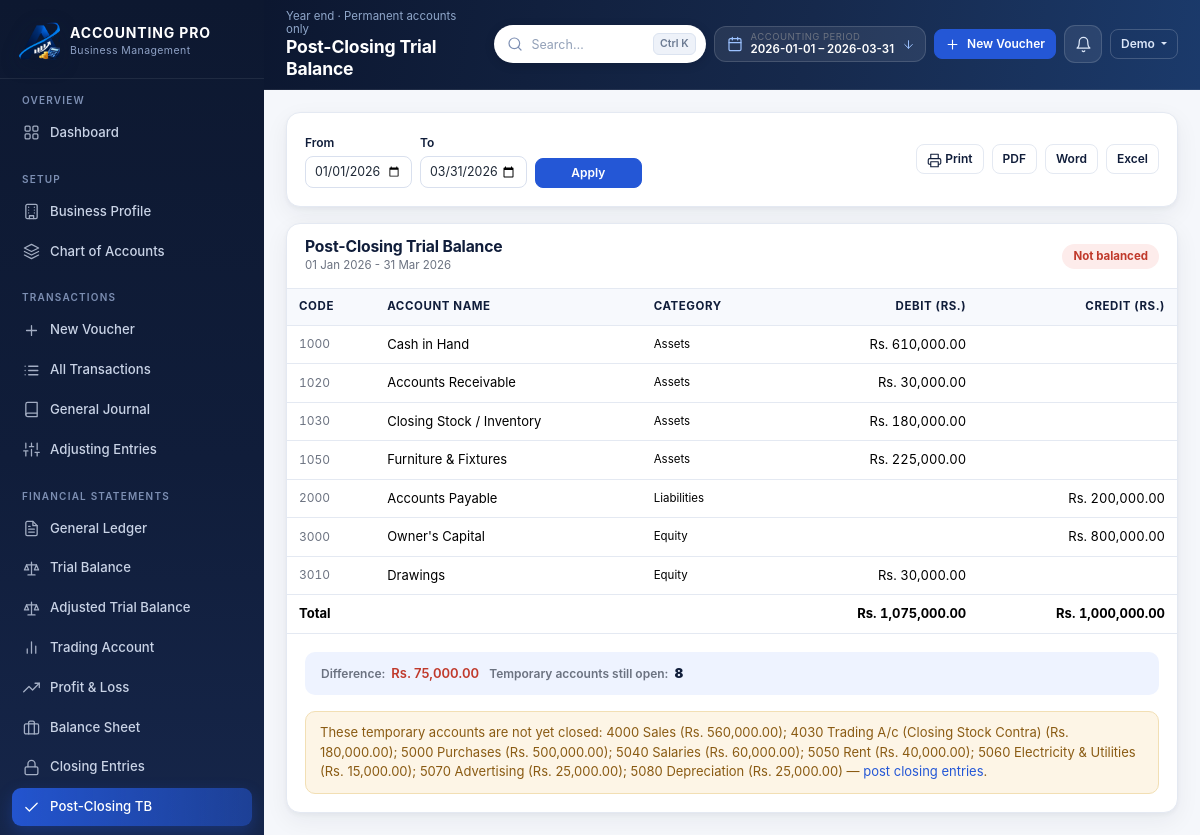
The app's page /post-closing-trial-balance (signed in) with its own data.
### models.py (models this page shows, shortened)
class AccountingPeriod(db.Model):
    __tablename__ = "accounting_periods"
    __table_args__ = (UniqueConstraint("business_id", "label", name="uq_period_label"),)
    id = db.Column(Integer, primary_key=True)
    business_id = db.Column(Integer, ForeignKey("businesses.id", ondelete="CASCADE"),
                            nullable=False, index=True)
    label = db.Column(String(120), nullable=False)
    kind = db.Column(String(20), default="Yearly", nullable=False)
    start_date = db.Column(Date, nullable=False)
    end_date = db.Column(Date, nullable=False)
    is_active = db.Column(Boolean, default=True, nullable=False)
    is_closed = db.Column(Boolean, default=False, nullable=False)
    created_at = db.Column(DateTime, default=datetime.utcnow, nullable=False)
    business = relationship("Business", back_populates="periods")

class User(db.Model):
    __tablename__ = "users"
    id = db.Column(Integer, primary_key=True)
    name = db.Column(String(120), nullable=False)
    email = db.Column(String(190), nullable=False, unique=True, index=True)
    password_hash = db.Column(String(255), nullable=False)
    is_active = db.Column(Boolean, default=True, nullable=False)
    reset_token = db.Column(String(120), index=True)
    reset_expires = db.Column(DateTime)
    last_login = db.Column(DateTime)
    created_at = db.Column(DateTime, default=datetime.utcnow, nullable=False)
    businesses = relationship("Business", back_populates="user",
                              cascade="all, delete-orphan")
    settings = relationship("UserSettings", back_populates="user", uselist=False,
                            cascade="all, delete-orphan")

class Account(db.Model):
    __tablename__ = "accounts"
    __table_args__ = (
        UniqueConstraint("business_id", "code", name="uq_account_code"),
        Index("ix_account_business_cat", "business_id", "category"),
    )
    id = db.Column(Integer, primary_key=True)
    business_id = db.Column(Integer, ForeignKey("businesses.id", ondelete="CASCADE"),
                            nullable=False, index=True)
    code = db.Column(String(20), nullable=False)
    name = db.Column(String(150), nullable=False)
    category = db.Column(String(30), nullable=False)
    subcategory = db.Column(String(40), nullable=False)
    normal_balance = db.Column(String(10), nullable=False, default="Debit")
    opening_debit = db.Column(Money, default=ZERO, nullable=False)
    opening_credit = db.Column(Money, default=ZERO, nullable=False)
    description = db.Column(Text)
    is_active = db.Column(Boolean, default=True, nullable=False)
    created_at = db.Column(DateTime, default=datetime.utcnow, nullable=False)
    business = relationship("Business", back_populates="accounts")
    lines = relationship("JournalLine", back_populates="account")
    @property
    def subcategory_label(self):
        return SUBCATEGORIES.get(self.subcategory, (self.subcategory, self.category))[0]
    @property
    def opening_net(self):
        return money(self.opening_debit) - money(self.opening_credit)

### app.py (the view)
    @app.route("/post-closing-trial-balance")
    @business_required
    def post_closing_tb_page():
        business = get_business()
        start, end = period_range()
        data = post_closing_trial_balance(business.id, start, end)
        return render_template("post_closing_trial_balance.html", data=data)

### accounting/ledger.py (called while the page is built, shortened)
def posted_closing_lines(business_id, start=None, end=None, account_id=None):
    q = ClosingEntry.query.filter_by(business_id=business_id, status="posted")
    if start:
        q = q.filter(ClosingEntry.entry_date >= start)
    if end:
        q = q.filter(ClosingEntry.entry_date <= end)
    rows = []
    return rows

def all_lines(business_id, start=None, end=None, account_id=None,
              include_adjustments=False, include_closing=False):
    rows = posted_journal_lines(business_id, start, end, account_id)
    if include_adjustments:
        rows += posted_adjustment_lines(business_id, start, end, account_id)
    if include_closing:
        rows += posted_closing_lines(business_id, start, end, account_id)
    rows.sort(key=lambda r: (r["date"], r["voucher_no"]))
    return rows

### accounting/trial_balance.py (called while the page is built)
def _row(account, debit, credit):
    return {
        "account_id": account.id,
        "code": account.code,
        "name": account.name,
        "category": account.category,
        "subcategory": account.subcategory,
        "subcategory_label": account.subcategory_label,
        "normal_balance": account.normal_balance,
        "debit": money(debit),
        "credit": money(credit),
    }

def post_closing_trial_balance(business_id, start=None, end=None):
    tb = trial_balance(business_id, start, end, include_adjustments=True,
                       include_closing=True,
                       categories=("Assets", "Liabilities", "Equity"),
                       include_zero=False)
    temp = trial_balance(business_id, start, end, include_adjustments=True,
                         include_closing=True,
                         categories=("Revenue", "Expenses"), include_zero=False)
    tb["unclosed_temporary"] = temp["rows"]
    tb["temporary_total"] = money(sum((r["debit"] for r in temp["rows"]), ZERO)
                                  + sum((r["credit"] for r in temp["rows"]), ZERO))
    return tb

### app.py (called while the page is built, shortened)
def current_user():
    if "user_id" not in session:
        return None
    return db.session.get(User, session["user_id"])

def login_required(view):
    @wraps(view)
    def wrapped(*args, **kwargs):
        if not current_user():
            flash("Please sign in to continue.", "warning")
            return redirect(url_for("login", next=request.path))
        return view(*args, **kwargs)
    return wrapped

def _parse_date(value):
    if not value:
        return None

### templates/post_closing_trial_balance.html (shortened to what this page needs)
{% extends 'base.html' %}
{% from 'partials/icons.html' import icon %}
{% from 'partials/macros.html' import empty_state %}
{% block page_title %}Post-Closing Trial Balance{% endblock %}
{% block crumb %}Year end · Permanent accounts only{% endblock %}
{% block content %}
<div class="card mb-3 no-print">
  <div class="card-body d-flex flex-wrap gap-2 align-items-center">
    <form method="get" class="row g-2 align-items-end">
      <div class="col-6 col-md-4"><label class="form-label">From</label>
        <input type="date" class="form-control form-control-sm" name="start" value="{{ period_start }}"></div>
      <div class="col-6 col-md-4"><label class="form-label">To</label>
        <input type="date" class="form-control form-control-sm" name="end" value="{{ period_end }}"></div>
      <div class="col-12 col-md-4"><button class="btn btn-primary btn-sm w-100">Apply</button></div>
    </form>
    <div class="ms-auto d-flex flex-wrap gap-2">
      <button class="btn btn-sm btn-ghost" type="button" data-print>{{ icon('printer') }} Print</button>
      <a class="btn btn-sm btn-ghost" href="{{ url_for('export_report', fmt='pdf', report_name='post_closing_trial_balance') }}">PDF</a>
      <a class="btn btn-sm btn-ghost" href="{{ url_for('export_report', fmt='word', report_name='post_closing_trial_balance') }}">Word</a>
      <a class="btn btn-sm btn-ghost" href="{{ url_for('export_report', fmt='excel', report_name='post_closing_trial_balance') }}">Excel</a>
    </div>
  </div>
</div>
<div class="card">
  <div class="card-header">
    <div><h3>Post-Closing Trial Balance</h3><div class="hint">{{ period_label }}</div></div>
    <span class="status-pill {{ 'ok' if data.is_balanced else 'bad' }}">
      {{ 'Balanced' if data.is_balanced else 'Not balanced' }}</span>
  </div>
  <div class="table-wrap">
    <table class="table table-stack align-middle">
      <thead><tr><th>Code</th><th>Account Name</th><th>Category</th>
        <th class="text-end">Debit (Rs.)</th><th class="text-end">Credit (Rs.)</th></tr></thead>
      <tbody>
        {% for r in data.rows %}
          <tr>
            <td class="code" data-label="Code">{{ r.code }}</td>
            <td data-label="Account">{{ r.name }}</td>
            <td class="hint" data-label="Category">{{ r.category }}</td>
            <td class="num" data-label="Debit">{{ r.debit|rs if r.debit else '' }}</td>
            <td class="num" data-label="Credit">{{ r.credit|rs if r.credit else '' }}</td>
          </tr>
        {% else %}
          <tr><td colspan="5">
            {{ empty_state('No permanent balances',
               'Close the temporary accounts first, then permanent asset, liability and equity balances appear here.',
               'lock', url_for('closing_entries_page'), 'Closing entries') }}
          </td></tr>
        {% endfor %}
      </tbody>
      <tfoot><tr class="row-total"><td colspan="3">Total</td>
        <td class="num">{{ data.total_debit|rs }}</td>
        <td class="num">{{ data.total_credit|rs }}</td></tr></tfoot>
    </table>
  </div>
  <div class="card-body">
    <div class="totals-strip">
      <div class="item"><span>Difference:</span>
        <strong class="{{ 'amount-pos' if data.difference == 0 else 'amount-neg' }}">{{ data.difference|rs }}</strong></div>
      <div class="item"><span>Temporary accounts still open:</span>
        <strong>{{ data.unclosed_temporary|length }}</strong></div>
    </div>
    {% if data.unclosed_temporary %}
      <div class="alert alert-warning mt-3 mb-0">
        These temporary accounts are not yet closed:
        {% for r in data.unclosed_temporary %}
          {{ r.code }} {{ r.name }} ({{ r.debit|rs if r.debit else r.credit|rs }}){{ '; ' if not loop.last }}
        {% endfor %}
        — <a href="{{ url_for('closing_entries_page') }}">post closing entries</a>.
      </div>
    {% endif %}
  </div>
</div>
{% endblock %}

### templates/base.html (shortened to what this page needs)
{% from 'partials/icons.html' import icon %}
{% set notif_total = notifications.total if notifications is defined and notifications else 0 %}
{% set notif_items = notifications['items'] if notifications is defined and notifications else [] %}
<!doctype html>
<html lang="en">
<head>
  <link rel="stylesheet" href="{{ url_for('static', filename='vendor/bootstrap.min.css') }}">
  <link rel="stylesheet" href="{{ url_for('static', filename='css/style.css') }}">
</head>
<body>
{% if current_user %}
<div class="app-shell">
  <aside class="sidebar" id="sidebar">
    <div class="sidebar-brand">
      <img class="brand-mark brand-mark-logo" src="{{ url_for('static', filename='images/brand/logo-mark.png') }}" alt="ACCOUNTING PRO">
      <div class="brand-text">
        <strong>ACCOUNTING PRO</strong>
        <span>Business Management</span>
      </div>
    </div>
    {% set ep = request.endpoint %}
    <nav class="pb-3">
      <div class="nav-section">
        <div class="nav-section-title">Overview</div>
        <a class="nav-link {{ 'active' if ep == 'dashboard' }}" href="{{ url_for('dashboard') }}">{{ icon('grid') }} Dashboard</a>
      </div>
      <div class="nav-section">
        <div class="nav-section-title">Setup</div>
        <a class="nav-link {{ 'active' if ep in ['business_profile', 'add_period', 'activate_period'] }}" href="{{ url_for('business_profile') }}">{{ icon('building') }} Business Profile</a>
        <a class="nav-link {{ 'active' if ep in ['accounts', 'account_create', 'account_edit'] }}" href="{{ url_for('accounts') }}">{{ icon('layers') }} Chart of Accounts</a>
      </div>
      <div class="nav-section">
        <div class="nav-section-title">Transactions</div>
        <a class="nav-link {{ 'active' if ep == 'transaction_new' }}" href="{{ url_for('transaction_new') }}">{{ icon('plus') }} New Voucher</a>
        <a class="nav-link {{ 'active' if ep in ['transactions', 'transaction_view', 'transaction_edit'] }}" href="{{ url_for('transactions') }}">{{ icon('list') }} All Transactions</a>
        <a class="nav-link {{ 'active' if ep == 'journal' }}" href="{{ url_for('journal') }}">{{ icon('book') }} General Journal</a>
        <a class="nav-link {{ 'active' if ep in ['adjustments', 'adjustment_new'] }}" href="{{ url_for('adjustments') }}">{{ icon('sliders') }} Adjusting Entries</a>
      </div>
      <div class="nav-section">
        <div class="nav-section-title">Financial Statements</div>
        <a class="nav-link {{ 'active' if ep == 'ledger' }}" href="{{ url_for('ledger') }}">{{ icon('file-text') }} General Ledger</a>
        <a class="nav-link {{ 'active' if ep in ['trial_balance_page', 'trial_balance_manual'] }}" href="{{ url_for('trial_balance_page') }}">{{ icon('scale') }} Trial Balance</a>
        <a class="nav-link {{ 'active' if ep == 'adjusted_trial_balance_page' }}" href="{{ url_for('adjusted_trial_balance_page') }}">{{ icon('scale') }} Adjusted Trial Balance</a>
        <a class="nav-link {{ 'active' if ep == 'trading_account_page' }}" href="{{ url_for('trading_account_page') }}">{{ icon('chart') }} Trading Account</a>
        <a class="nav-link {{ 'active' if ep == 'profit_loss_page' }}" href="{{ url_for('profit_loss_page') }}">{{ icon('trending') }} Profit &amp; Loss</a>
        <a class="nav-link {{ 'active' if ep == 'balance_sheet_page' }}" href="{{ url_for('balance_sheet_page') }}">{{ icon('briefcase') }} Balance Sheet</a>
        <a class="nav-link {{ 'active' if ep == 'closing_entries_page' }}" href="{{ url_for('closing_entries_page') }}">{{ icon('lock') }} Closing Entries</a>
        <a class="nav-link {{ 'active' if ep == 'post_closing_tb_page' }}" href="{{ url_for('post_closing_tb_page') }}">{{ icon('check') }} Post-Closing TB</a>
        <a class="nav-link {{ 'active' if ep == 'cash_flow_page' }}" href="{{ url_for('cash_flow_page') }}">{{ icon('activity') }} Cash Flow</a>
      </div>
    </nav>
  </aside>
  <div class="main-wrap">
    <header class="topbar">
      <div class="page-heading">
        <div class="crumb">{% block crumb %}Dashboard{% endblock %}</div>
        <h1>{% block page_title %}Dashboard{% endblock %}</h1>
      </div>
      <div class="topbar-actions">
        <div class="topbar-search">
          <form method="get" action="{{ url_for('search') }}" role="search">
            <span class="search-ico">{{ icon('search') }}</span>
            <input type="search" name="q" id="globalSearch" autocomplete="off"
                   value="{{ request.args.get('q', '') if request.endpoint == 'search' else '' }}"
                   placeholder="Search&hellip;" aria-label="Global search"
                   title="Search accounts, vouchers and products (Ctrl+K)">
            <span class="kbd-hint">Ctrl K</span>
          </form>
        </div>
        <div class="dropdown fy-pill-wrap d-none d-xl-flex">
          <button class="fy-pill" type="button" data-bs-toggle="dropdown" aria-label="Accounting period">
            <span class="fy-ico">{{ icon('calendar') }}</span>
            <span class="fy-meta">
              <small>Accounting period</small>
              <span class="fy-range">{{ period_start }} &ndash; {{ period_end }}</span>
            </span>
            <span class="fy-caret">{{ icon('arrow-down') }}</span>
          </button>
        </div>
        <a class="btn btn-sm btn-primary btn-icon d-none d-md-inline-flex"
           href="{{ url_for('transaction_new') }}">{{ icon('plus') }} New Voucher</a>
        <div class="dropdown bell-wrap">
          <button class="bell-btn" type="button" data-bs-toggle="dropdown"
                  aria-label="Notifications{% if notif_total %} ({{ notif_total }} pending){% endif %}">
          </button>
        </div>
        <div class="dropdown">
          <button class="btn btn-sm btn-ghost dropdown-toggle" type="button" data-bs-toggle="dropdown">
            {{ current_user.name.split(' ')[0] }}
          </button>
        </div>
      </div>
    </header>
    <main class="content">
      <div class="content-inner">
        {% block content %}{% endblock %}
      </div>
    </main>
  </div>
</div>
{% else %}
  {% block auth %}{% endblock %}
{% endif %}
</body>
</html>

### records on screen
AccountingPeriod: start_date "2026-01-01", end_date "2026-03-31", start "01/01/2026", end "03/31/2026"
User: name "Demo"
Account: code "1000", name "Cash in Hand", category "Assets", debit|rs "Rs. 610,000.00"
Account: code "1020", name "Accounts Receivable", category "Assets", debit|rs "Rs. 30,000.00"
Account: code "1030", name "Closing Stock / Inventory", category "Assets", debit|rs "Rs. 180,000.00"
Account: code "1050", name "Furniture & Fixtures", category "Assets", debit|rs "Rs. 225,000.00"
Account: code "2000", name "Accounts Payable", category "Liabilities", credit|rs "Rs. 200,000.00"
Account: code "3000", name "Owner's Capital", category "Equity", credit|rs "Rs. 800,000.00"
Account: code "3010", name "Drawings", category "Equity", debit|rs "Rs. 30,000.00"
Account: code "4000", name "Sales", debit|rs "Rs. 560,000.00", last ";"
Account: code "4030", name "Trading A/c (Closing Stock Contra)", debit|rs "Rs. 180,000.00", last ";"
Account: code "5000", name "Purchases", debit|rs "Rs. 500,000.00", last ";"
Account: code "5040", name "Salaries", debit|rs "Rs. 60,000.00", last ";"
Account: code "5050", name "Rent", debit|rs "Rs. 40,000.00", last ";"
Account: code "5060", name "Electricity & Utilities", debit|rs "Rs. 15,000.00", last ";"
Account: code "5070", name "Advertising", debit|rs "Rs. 25,000.00", last ";"
Account: code "5080", name "Depreciation", debit|rs "Rs. 25,000.00"

### other values on screen
{{ period_label }} "01 Jan 2026 - 31 Mar 2026"
{{ 'Balanced' if data.is_balanced else 'Not balanced' }} "Not balanced"
{{ data.total_debit|rs }} "Rs. 1,075,000.00"
{{ data.total_credit|rs }} "Rs. 1,000,000.00"
{{ data.difference|rs }} "Rs. 75,000.00"
{{ data.unclosed_temporary|length }} "8"
